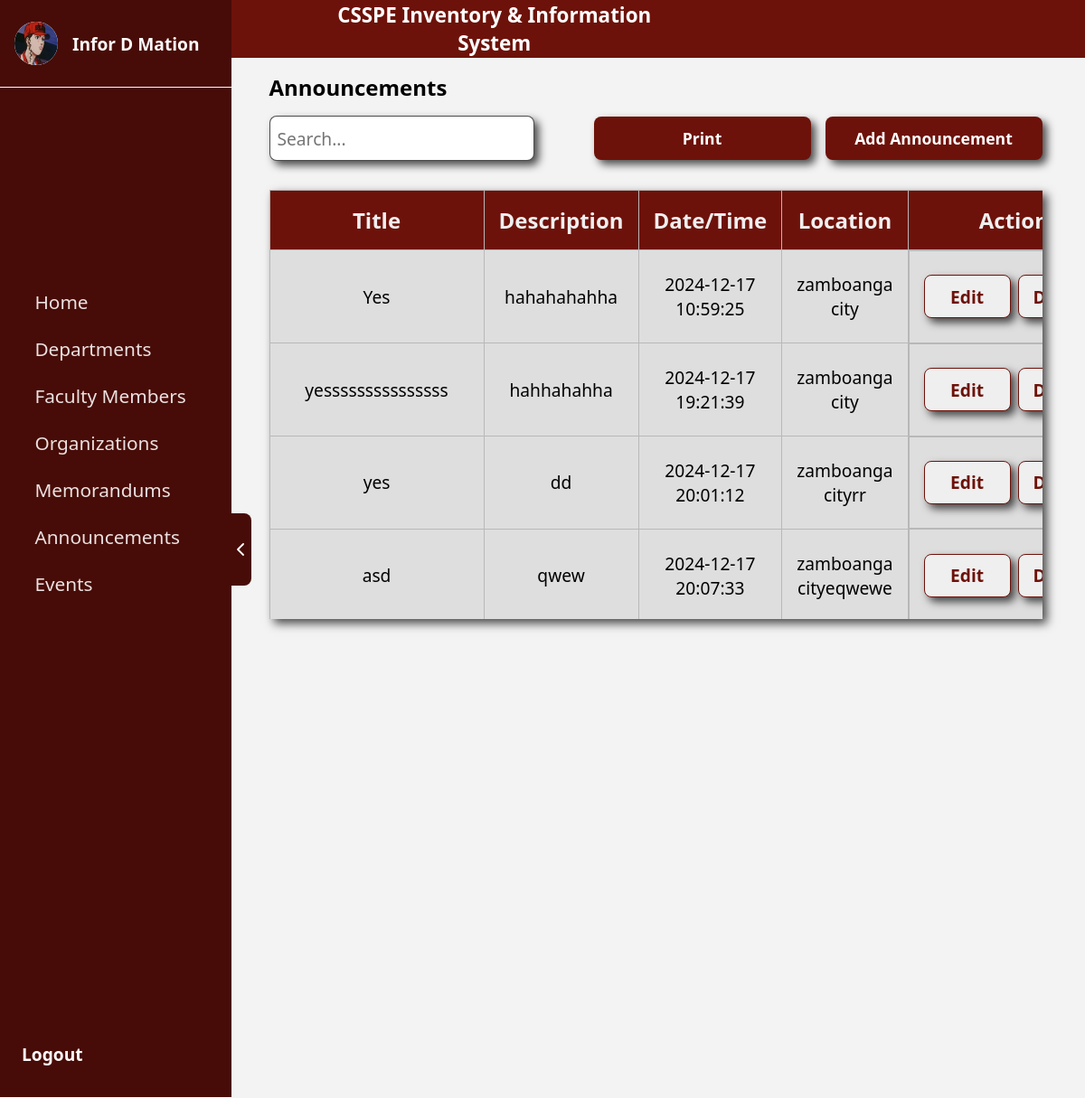
Screenshot of /informationAdmin/announcement.php (signed in) with the database file from the repository.
### tables this page shows
CREATE TABLE `users` (
  `id` int(11) NOT NULL,
  `first_name` varchar(100) NOT NULL,
  `last_name` varchar(100) NOT NULL,
  `middle_name` varchar(100) DEFAULT NULL,
  `email` varchar(255) NOT NULL,
  `address` text NOT NULL,
  `contact_no` varchar(15) NOT NULL,
  `rank` enum('Instructor','Assistant Professor','Associate Professor','Professor') NOT NULL,
  `password` varchar(255) NOT NULL,
  `created_at` timestamp NOT NULL DEFAULT current_timestamp(),
  `role` varchar(50) NOT NULL DEFAULT 'Instructor',
  `image` varchar(255) DEFAULT NULL,
  `department` varchar(255) NOT NULL
);

CREATE TABLE `announcements` (
  `id` int(11) NOT NULL,
  `title` varchar(255) NOT NULL,
  `description` text NOT NULL,
  `date_uploaded_at` datetime DEFAULT current_timestamp(),
  `location` varchar(255) NOT NULL
);

### informationAdmin/announcement.php (the view, shortened to what this page needs)
<?php
require_once '../conn/conn.php';
$informationAdminId = $_SESSION['user_id'];
$query = "SELECT first_name, middle_name, last_name, image FROM users WHERE id = ?";
$stmt = $conn->prepare($query);
$stmt->bind_param("i", $informationAdminId);
$stmt->execute();
$result = $stmt->get_result();
if ($result->num_rows > 0) {
    $row = $result->fetch_assoc();
    $fullName = trim($row['first_name'] . ' ' . $row['middle_name'] . ' ' . $row['last_name']);
    $image = $row['image'];
} else {
    $fullName = "User Not Found";
}
$query = "SELECT * FROM announcements";
$result = mysqli_query($conn, $query);
?>
<!DOCTYPE html>
<html lang="en">
<head>
    <link rel="stylesheet" href="../assets/css/events.css">
    <link rel="stylesheet" href="../assets/css/sidebar.css">
    <link href="https://cdn.jsdelivr.net/npm/sweetalert2@11/dist/sweetalert2.min.css" rel="stylesheet">
</head>
<body>
    <div class="body">
        <div class="sidebar">
            <div class="sidebarContent">
                <div class="arrowContainer" style="margin-left: 80rem;" id="toggleButton">
                    <div class="subArrowContainer">
                        <img class="hideIcon" src="../assets/img/arrow.png" alt="">
                    </div>
                </div>
            </div>
            <div class="userContainer">
                <div class="subUserContainer">
                    <div class="userPictureContainer">
                        <div class="subUserPictureContainer">
                            <img class="subUserPictureContainer"
                                src="../assets/img/<?= !empty($image) ? htmlspecialchars($image) : 'CSSPE.png' ?>"
                                alt="">
                        </div>
                    </div>
                    <div class="userPictureContainer1">
                        <p><?php echo $fullName; ?></p>
                    </div>
                </div>
                <div class="navContainer">
                    <div class="subNavContainer">
                        <a href="../homePage/">
                            <div class="buttonContainer1">
                                <div class="nameOfIconContainer">
                                    <p>Home</p>
                                </div>
                            </div>
                        </a>
                        <a href="../informationAdmin/">
                            <div class="buttonContainer1">
                                <div class="nameOfIconContainer">
                                    <p>Departments</p>
                                </div>
                            </div>
                        </a>
                        <a href="../informationAdmin/facultyMember.php">
                            <div class="buttonContainer1">
                                <div class="nameOfIconContainer">
                                    <p>Faculty Members</p>
                                </div>
                            </div>
                        </a>
                        <a href="../informationAdmin/organization.php">
                            <div class="buttonContainer1">
                                <div class="nameOfIconContainer">
                                    <p>Organizations</p>
                                </div>
                            </div>
                        </a>
                        <a href="../informationAdmin/memorandum.php">
                            <div class="buttonContainer1">
                                <div class="nameOfIconContainer">
                                    <p>Memorandums</p>
                                </div>
                            </div>
                        </a>
                        <a href="../informationAdmin/announcement.php">
                            <div class="buttonContainer1">
                                <div class="nameOfIconContainer">
                                    <p>Announcements</p>
                                </div>
                            </div>
                        </a>
                        <a href="../informationAdmin/events.php">
                            <div class="buttonContainer1">
                                <div class="nameOfIconContainer">
                                    <p>Events</p>
                                </div>
                            </div>
                        </a>
                    </div>
                </div>
                <div class="subUserContainer">
                    <a href="../logout.php">
                        <div style="margin-left: 1.5rem;" class="userPictureContainer1">
                            <p>Logout</p>
                        </div>
                    </a>
                </div>
            </div>
        </div>
        <div class="mainContainer" style="margin-left: 250px;">
            <div class="container">
                <div class="headerContainer">
                    <div class="subHeaderContainer">
                        <div class="logoContainer">
                        </div>
                        <div class="collegeNameContainer">
                            <p>CSSPE Inventory & Information System</p>
                        </div>
                    </div>
                </div>
                <div class="textContainer">
                    <p class="text">Announcements</p>
                </div>
                <div class="searchContainer">
                    <input class="searchBar" id="search" type="text" placeholder="Search...">
                    <div class="printButton" style="gap: 1rem; display: flex; width: 90%;">
                        <button class="addButton size" onclick="printTable()">Print</button>
                        <button onclick="addProgram()" class="addButton size">Add Announcement</button>
                    </div>
                </div>
                <div class="tableContainer" style="height:475px">
                    <table>
                        <thead>
                            <tr>
                                <th>Title</th>
                                <th>Description</th>
                                <th>Date/Time</th>
                                <th>Location</th>
                                <th>Action</th>
                            </tr>
                        </thead>
                        <tbody>
                            <?php while ($row = mysqli_fetch_assoc($result)): ?>
                                <tr>
                                    <td><?php echo htmlspecialchars($row['title']); ?></td>
                                    <td><?php echo htmlspecialchars($row['description']); ?></td>
                                    <td><?php echo htmlspecialchars($row['date_uploaded_at']); ?></td>
                                    <td><?php echo htmlspecialchars($row['location']); ?></td>
                                    <td class="button">
                                        <a href="#" onclick="editProgram(<?php echo $row['id']; ?>,
                                        '<?php echo addslashes($row['title']); ?>',
                                        '<?php echo addslashes($row['description']); ?>',
                                        '<?php echo addslashes(date('Y-m-d', strtotime($row['date_uploaded_at']))); ?>',
                                        '<?php echo addslashes($row['location']); ?>')">
                                            <button class="addButton1" style="width: 6rem;">Edit</button>
                                        </a>
                                        <a href="#" onclick="deleteAnnouncement(<?php echo $row['id']; ?>)">
                                            <button class="addButton1" style="width: 6rem;">Delete</button>
                                        </a>
                                    </td>
                                </tr>
                            <?php endwhile; ?>
                        </tbody>
                    </table>
                </div>
            </div>
        </div>
    </div>
</body>
</html>

### assets/css/events.css (style rules this page uses)
* { padding: 0; margin: 0; font-family: system-ui, -apple-system, BlinkMacSystemFont, 'Segoe UI', Roboto, Oxygen, Ubuntu, Cantarell, 'Open Sans', 'Helvetica Neue', sans-serif; }
.body { background-color: rgb(243, 243, 243); display: grid; grid-template-columns: 1fr; height: 100vh; overflow-x: hidden; }
.mainContainer { background-color: rgb(243, 243, 243); }
.headerContainer { height: 4rem; background-color: rgb(109, 18, 10); display: flex; gap: 0.5rem; flex-direction: row; }
.subHeaderContainer { height: 100%; width: 4rem; margin-left: 1rem; display: flex; align-items: center; justify-content: center; }
.collegeNameContainer { height: 100%; display: flex; align-items: center; justify-content: center; font-size: 2rem; color: white; display: none; }
.container { height: 100%; display: flex; align-items: center; flex-direction: column; width: 100%; }
.textContainer { height: 4rem; display: flex; align-items: center; justify-content: center; font-size: min(2rem, 1.5rem); font-weight: bold; width: 100%; }
.searchContainer { display: flex; align-items: center; justify-content: center; gap: 1rem; flex-direction: column; width: 100%; }
.searchBar { height: 3rem; width: 90%; border-radius: 0.5rem; box-shadow: 5px 5px 10px rgba(0, 0, 0, 0.699); font-size: 1.2rem; border: solid rgba(0, 0, 0, 0.699) 1px; padding-left: 0.5rem; }
.addButton { width: 92%; height: 3rem; border: none; border-radius: 0.5rem; background-color: rgb(109, 18, 10); color: white; font-size: min(1.2rem, 1.1rem); font-weight: bold; cursor: pointer; transition: all 0.15s; box-shadow: 5px 5px 10px rgba(0, 0, 0, 0.699); }
.addButton1 { width: 92%; height: 3rem; border: solid rgb(109, 18, 10) 1px; border-radius: 0.5rem; color: rgb(109, 18, 10); font-size: 1.2rem; font-weight: bold; cursor: pointer; transition: all 0.15s; box-shadow: 5px 5px 10px rgba(0, 0, 0, 0.699); }
.tableContainer { margin-top: 2rem; width: 90%; overflow: auto; background-color: rgb(223, 222, 222); box-shadow: 5px 5px 10px rgba(0, 0, 0, 0.699); overflow: auto; }
.button { display: flex; flex-direction: column; gap: 0.5rem; }
.collegeNameContainer { height: 100%; display: flex; align-items: center; justify-content: center; font-size: 2rem; color: white; display: none; width: 30rem; }
.logoContainer { height: 100%; width: 4rem; display: flex; justify-content: center; align-items: center; }
.headerContainer { height: 4rem; width: 100%; padding: 0 0.5rem 0 0.5rem; }
.subHeaderContainer { display: flex; justify-content: center; align-items: center; flex-direction: row; gap: 0.5rem; }
@media only screen and (min-width: 601px) { .subHeaderContainer { width: 31rem; } }
@media only screen and (min-width: 601px) { .collegeNameContainer { display: flex; font-size: 1.4rem; font-weight: bold; } }
@media only screen and (min-width: 601px) { table { border-collapse: collapse; text-align: center; width: 100%; } }
@media only screen and (min-width: 601px) { th { background-color: rgb(109, 18, 10); color: rgb(239,239,239); font-size: 1.5rem; } }
@media only screen and (min-width: 601px) { td { font-size: 1.2rem; } }
@media only screen and (min-width: 601px) { th, td { border: solid #b8b8b8 0.1px; height: 2rem; padding: 1rem; justify-content: center; align-items: center; } }
@media only screen and (min-width: 601px) { .button { flex-direction: row; height: 4.3rem; padding: 1rem; } }
@media only screen and (min-width: 601px) { .searchContainer { flex-direction: row; justify-content: space-between; width: 90%; } }
@media only screen and (min-width: 601px) { .searchBar { width: 25rem; } }
@media only screen and (min-width: 601px) { .size { width: 15rem; } }
@media only screen and (min-width: 601px) { .tableContainer { height: 70%; } }
@media only screen and (min-width: 601px) { .textContainer { justify-content: left; } }
@media only screen and (min-width: 601px) { .text { margin-left: 5%; } }
@media only screen and (min-width: 601px) { .printButton { display: flex; justify-content: right; } }

### rows the page displays
users: image (picture), fullName "Infor D Mation"
announcements: title "Yes", description "hahahahahha", date_uploaded_at "2024-12-17 10:59:25", location "zamboanga city"
announcements: title "yesssssssssssssss", description "hahhahahha", date_uploaded_at "2024-12-17 19:21:39", location "zamboanga city"
announcements: title "yes", description "dd", date_uploaded_at "2024-12-17 20:01:12", location "zamboanga cityrr"
announcements: title "asd", description "qwew", date_uploaded_at "2024-12-17 20:07:33", location "zamboanga cityeqwewe"
